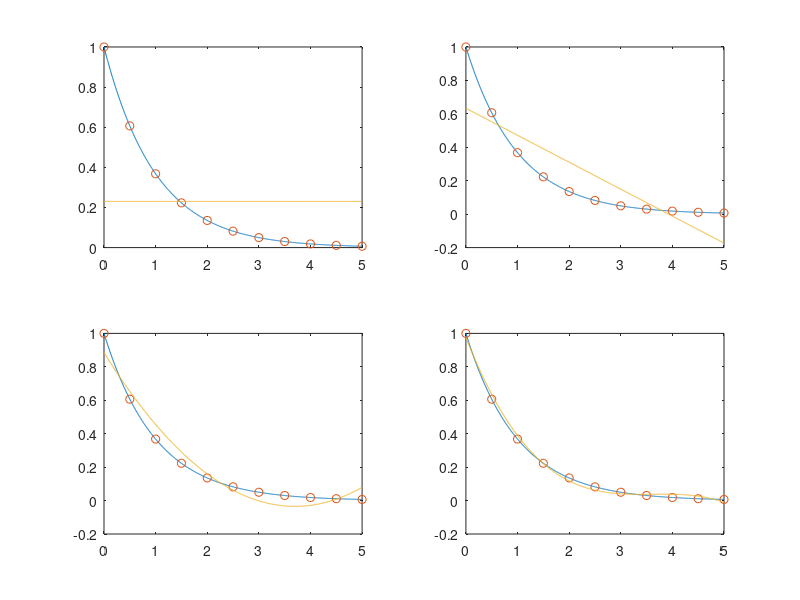

Recreate this plot in MATLAB.
%-- Kap_03_Polyapprox.m
x = linspace(0,5,1000); y = exp(-x);
x1 = linspace(0,5,11); y1 = exp(-x1);
for i=1:4
  p = polyfit(x1,y1,i-1);
  y2 = polyval(p,x);
  subplot(2,2,i); plot(x,y,x1,y1,'o',x,y2);
end
